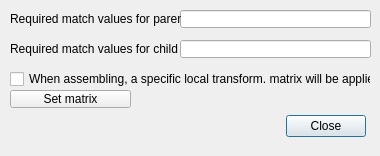
<?xml version="1.0" encoding="UTF-8"?>
<ui version="4.0">
 <class>CQDlgAssembly</class>
 <widget class="QDialog" name="CQDlgAssembly">
  <property name="geometry">
   <rect>
    <x>0</x>
    <y>0</y>
    <width>380</width>
    <height>156</height>
   </rect>
  </property>
  <property name="windowTitle">
   <string>Assembling Behaviour</string>
  </property>
  <property name="locale">
   <locale language="English" country="UnitedStates"/>
  </property>
  <widget class="QToolButton" name="qqSetLocalMatrix">
   <property name="geometry">
    <rect>
     <x>10</x>
     <y>90</y>
     <width>121</width>
     <height>18</height>
    </rect>
   </property>
   <property name="focusPolicy">
    <enum>Qt::StrongFocus</enum>
   </property>
   <property name="text">
    <string>Set matrix</string>
   </property>
  </widget>
  <widget class="QDialogButtonBox" name="qqClose">
   <property name="geometry">
    <rect>
     <x>15</x>
     <y>110</y>
     <width>351</width>
     <height>32</height>
    </rect>
   </property>
   <property name="standardButtons">
    <set>QDialogButtonBox::Close</set>
   </property>
  </widget>
  <widget class="QLineEdit" name="qqChildMatchValue">
   <property name="geometry">
    <rect>
     <x>180</x>
     <y>10</y>
     <width>191</width>
     <height>18</height>
    </rect>
   </property>
  </widget>
  <widget class="QLabel" name="label_2">
   <property name="geometry">
    <rect>
     <x>10</x>
     <y>10</y>
     <width>171</width>
     <height>18</height>
    </rect>
   </property>
   <property name="text">
    <string>Required match values for parent</string>
   </property>
  </widget>
  <widget class="QLineEdit" name="qqParentMatchValue">
   <property name="geometry">
    <rect>
     <x>180</x>
     <y>40</y>
     <width>191</width>
     <height>18</height>
    </rect>
   </property>
  </widget>
  <widget class="QLabel" name="label_3">
   <property name="geometry">
    <rect>
     <x>10</x>
     <y>40</y>
     <width>171</width>
     <height>18</height>
    </rect>
   </property>
   <property name="text">
    <string>Required match values for child</string>
   </property>
  </widget>
  <widget class="QCheckBox" name="qqHasMatrix">
   <property name="geometry">
    <rect>
     <x>10</x>
     <y>70</y>
     <width>361</width>
     <height>18</height>
    </rect>
   </property>
   <property name="focusPolicy">
    <enum>Qt::StrongFocus</enum>
   </property>
   <property name="text">
    <string>When assembling, a specific local transform. matrix will be applied.</string>
   </property>
  </widget>
 </widget>
 <tabstops>
  <tabstop>qqChildMatchValue</tabstop>
  <tabstop>qqParentMatchValue</tabstop>
  <tabstop>qqHasMatrix</tabstop>
  <tabstop>qqSetLocalMatrix</tabstop>
 </tabstops>
 <resources/>
 <connections/>
</ui>
